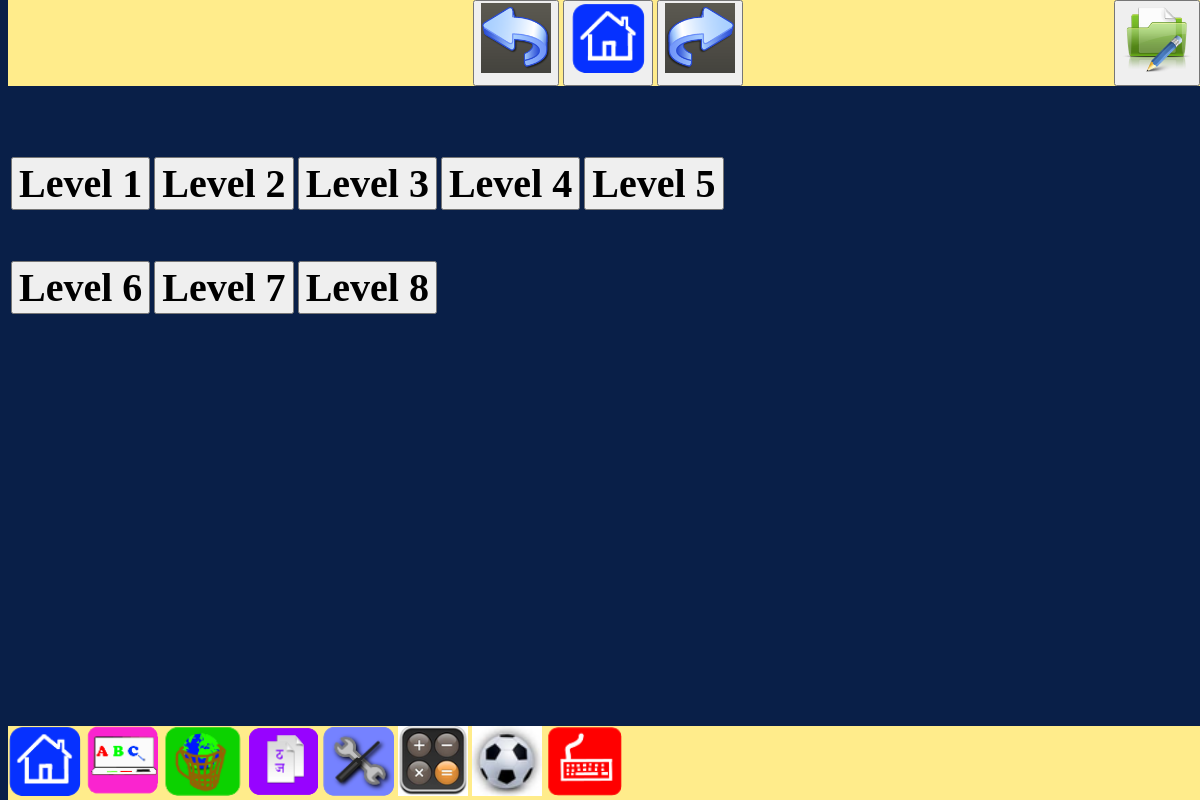
The page / on the database its author committed.
### tables this page shows
CREATE TABLE `content` (
  `parentID` int(11) DEFAULT NULL,
  `childID` int(11) DEFAULT NULL,
  `guiName` varchar(128) DEFAULT NULL,
  `fileName` varchar(128) DEFAULT NULL,
  `fileType` varchar(16) DEFAULT NULL,
  `hyperlinkLoc` float DEFAULT NULL,
  `addInfo` varchar(256) DEFAULT NULL
);

### contentList.php (the view, shortened to what this page needs)
<?php
if(isset($_GET["childID"])) {
	session_start();
	$parentID = $_GET["childID"];
	$_SESSION["currID"] = $_GET["childID"];
}
else {
	$parentID = 0;
}
$sql = 'SELECT * FROM content where parentID=' . $parentID .' order by guiName';
$result = $conn->query($sql);
if ($result->num_rows > 0) {
	echo "<table name='table_wbdisplay' border='0' align='center'>";
	$col = 0;
    	while($row = $result->fetch_assoc()) {
        	echo "<td height='100'><button type='submit' name='childID' height = '100' value='" . $row["childID"] . "'>" . $row["guiName"] . "</button></td>";
	$col++;
	if ($col >= $maxCol)
		{
		echo "<tr>";
		$col=0;
		}
    	}
	echo "</table></form>";
} else {
    echo "<h1>This Folder is Empty</h1>";
}
?>

### index.php (shortened to what this page needs)
<!DOCTYPE html>
<html>
<head>
<link rel="stylesheet" type="text/css" href="loomaStyle.css">
</head>
<body>
<?php
$servername = "localhost";
$username = "root";
$password = "999olive";
$dbname = "Testing";
$maxCol = 5;
$conn = new mysqli($servername, $username, $password, $dbname);
?>
<div class="topTools">
<?php
include 'topTools.php';
?>
</div>
<?php
$sql = "select fileName, fileType from content where childID=".$_SESSION['currID'];
$result = $conn->query($sql);
$row = $result->fetch_assoc();
if ($row['fileType'] == 'dir') {
	echo "<div class='content-section'>";
	echo "<form name='fullsizeimage' action='index.php' target='_self' method='get'>";
	include 'contentList.php';
	echo "</div>";
}
elseif ($row['fileType'] == 'png'
	or $row['fileType'] == 'jpg'
	or $row['fileType'] == 'jpeg'
	or $row['fileType'] == 'gif'){
	include "imageLoader.php";
}
elseif ($row['fileType'] == 'mp4'
	or $row['fileType'] == 'ogg'
	or $row['fileType'] == 'webm'){
	include "videoLoader.php";
}
elseif ($row['fileType'] == 'mp3'
	or $row['fileType'] == 'acc'){
	include "audioLoader.php";
}
elseif ($row['fileType'] == 'pdf') {
}
?>
<?php
include 'bottomTools.php';
?>
</body>
</html>

### topTools.php (shortened to what this page needs)
<link rel="stylesheet" type="text/css" href="loomaStyle.css">
<div class="cent-button">
	<button onclick="history.back()"> <img src="Resources/backArrow.png" alt='Back' height=70></button>
	<button onclick = "parent.location='index.php'"> <img src="Resources/yak.png" alt="Home" height=70></button>
	<button onclick="history.forward()"> <img src="Resources/forwardArrow.png" alt='Back' height=70></button>
	<button class='right-button' id = 'editContentButton' onclick="toggleAddRemove();"> <img src="Resources/editFolder.png" alt="Edit" height=70></button>
</div>

### bottomTools.php
<div id='bottom-tools'>
<a href="index.php"> <img src="Resources/PanelImages/yak.png" alt="Home" height=70></a>
<a href="index.php"> <img src="Resources/PanelImages/whiteboard.png" alt="Whiteboard" height=70></a>
<a href="externalWeb.php"> <img src="Resources/earthdownload.png" alt="Internet" height=70></a>
<a href="index.php"> <img src="Resources/PanelImages/player.png" alt="File Library" height=70></a>
<a href="index.php"> <img src="Resources/settings.png" alt="Settings" height=70></a>
<a href="index.php"> <img src="Resources/calc.png" alt="Calculator" height=70></a>
<a href="index.php"> <img src="Resources/games.png" alt="Games" height=70></a>
<a href="index.php"> <img src="Resources/PanelImages/keyboard.png" alt="Keyboard" height=70></a>
</div>

### loomaStyle.css (style rules this page uses)
body { background-color: #091F48; }
.topTools { background-color: rgb(255, 236, 139); position: absolute; top:0; text-align: center; width: 100%; }
button { height:100; font: bold 40px Comic Sans MS; }
.right-button { position: fixed; top: 0; right: 0; visibility: visible; }
.content-section { position:absolute; top:130px; text-align: center; color: #FCC110; display: block; }
#bottom-tools { background-color: rgb(255, 236, 139); position: fixed; bottom: 0; width: 100%; }

### rows shown on the page
content: $row["childID"] 1 (drawn), guiName "Level 1"
content: $row["childID"] 2 (drawn), guiName "Level 2"
content: $row["childID"] 13 (drawn), guiName "Level 3"
content: $row["childID"] 4 (drawn), guiName "Level 4"
content: $row["childID"] 14 (drawn), guiName "Level 5"
content: $row["childID"] 15 (drawn), guiName "Level 6"
content: $row["childID"] 16 (drawn), guiName "Level 7"
content: $row["childID"] 17 (drawn), guiName "Level 8"
